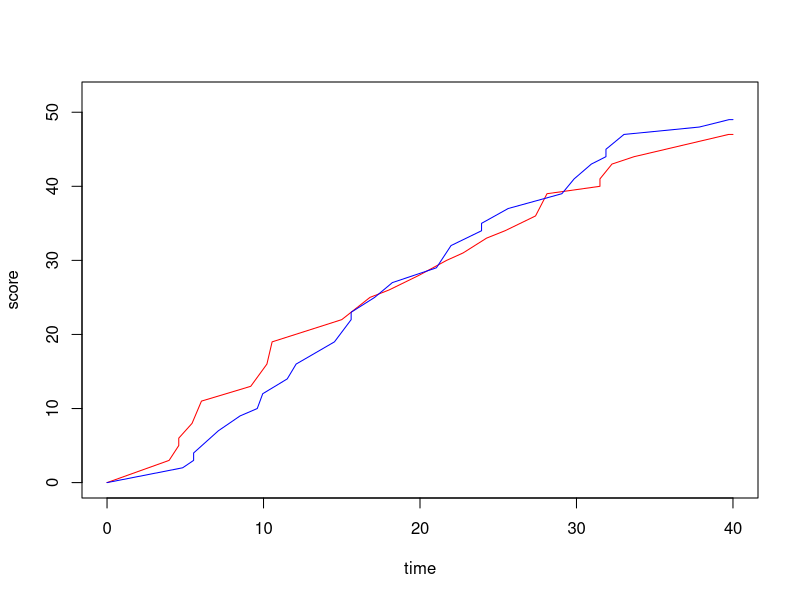

Here is the R script that generated this plot:
# Assuming UWvMSU_1-22-13.txt is in the cwd
rm(list=ls())

# Read in file
game <- read.table("UWvMSU_1-22-13.txt",header=TRUE,sep="",stringsAsFactors=FALSE)
UWgame <- game[game$team == "UW",]
MSUgame <- game[game$team == "MSU",]

# Create cumulative score
UWgame$score = cumsum(UWgame$score)
MSUgame$score = cumsum(MSUgame$score)

# plot the lines
plot(c(0,UWgame$time,40), c(0,UWgame$score,max(UWgame$score)), xlab="time", ylab="score",type="l", xlim=c(0,40), ylim=c(0,max(c(UWgame$score,MSUgame$score))+3), col="red")
lines(c(0,MSUgame$time,40), c(0,MSUgame$score,max(MSUgame$score)), col="blue")
